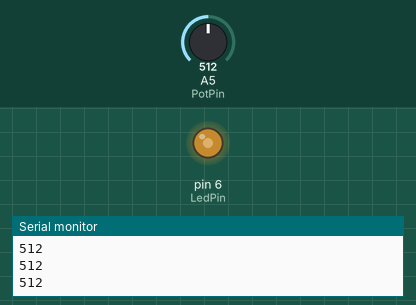
Simulated run of this sketch. Board: Arduino Uno, built with avr-gcc and run on an emulated ATmega328P. Shown: output pins drawn as LEDs (lit = HIGH), the last lines printed to the serial monitor. The inputs (shaded band) are chosen by the test bench; at power-on: A5 (PotPin) = 512.

Above: at 1.2 s.
1.3 s: A5 (PotPin) set to 716
At 1.6 s:
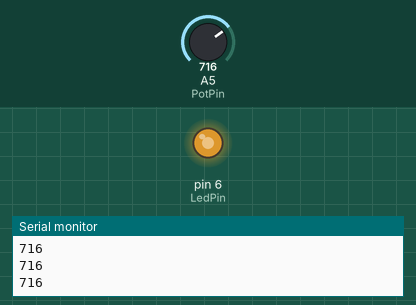
2.8 s: A5 (PotPin) set to 900
At 3.9 s:
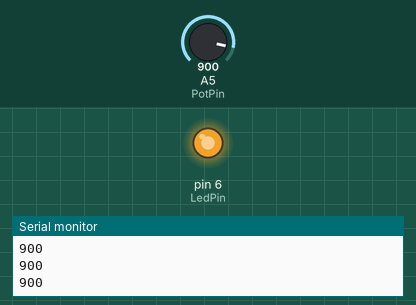
4.3 s: A5 (PotPin) set to 122
At 5.1 s:
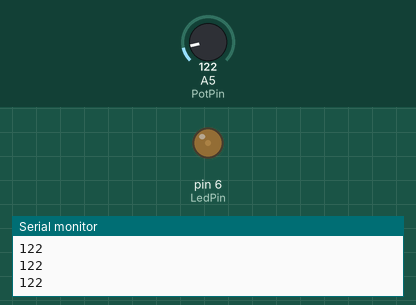
5.8 s: A5 (PotPin) set to 0
At 6.2 s:
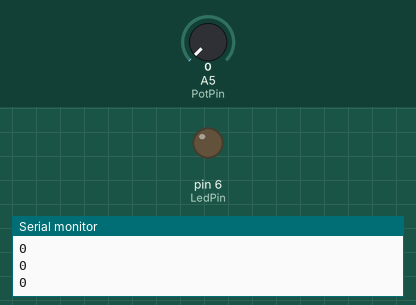
Timing chart, 0 to 8.3 s (numbered marks = the images above; inputs shaded):
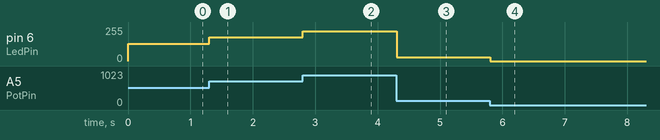

The sketch:

POT.ino
```cpp
//Esto está probado con el arduino UNO
#define LedPin  6 //Aunque se use el analogWrite, hay que ponerlo en los pines digitales
#define PotPin  5 //Como es una entrada, este va a los pines analógicos

void setup() {
  pinMode(LedPin, OUTPUT);
  Serial.begin(9600); //Con esto podemos ver con el monitor serie el valor real del potenciómetro (0 - 1024)
}

void loop() {
  int val = analogRead(PotPin);
  analogWrite(LedPin, val/4);   //La diferencia entre el valor de lectura (1024) y escritura (255) es aproximádamente de 4

  Serial.println(val);
  delay(5); //No sé si realmente es necesario, pero bueno, por costumbre
}
```

Measured:
- after the input at 1.3 s, pin 6 (LedPin): 128/255 → 179/255 at once
- after the input at 2.8 s, pin 6 (LedPin): 179/255 → 225/255 at once
- after the input at 4.3 s, pin 6 (LedPin): 225/255 → 30/255 at once
- after the input at 5.8 s, pin 6 (LedPin): 30/255 → 0/255 at once
